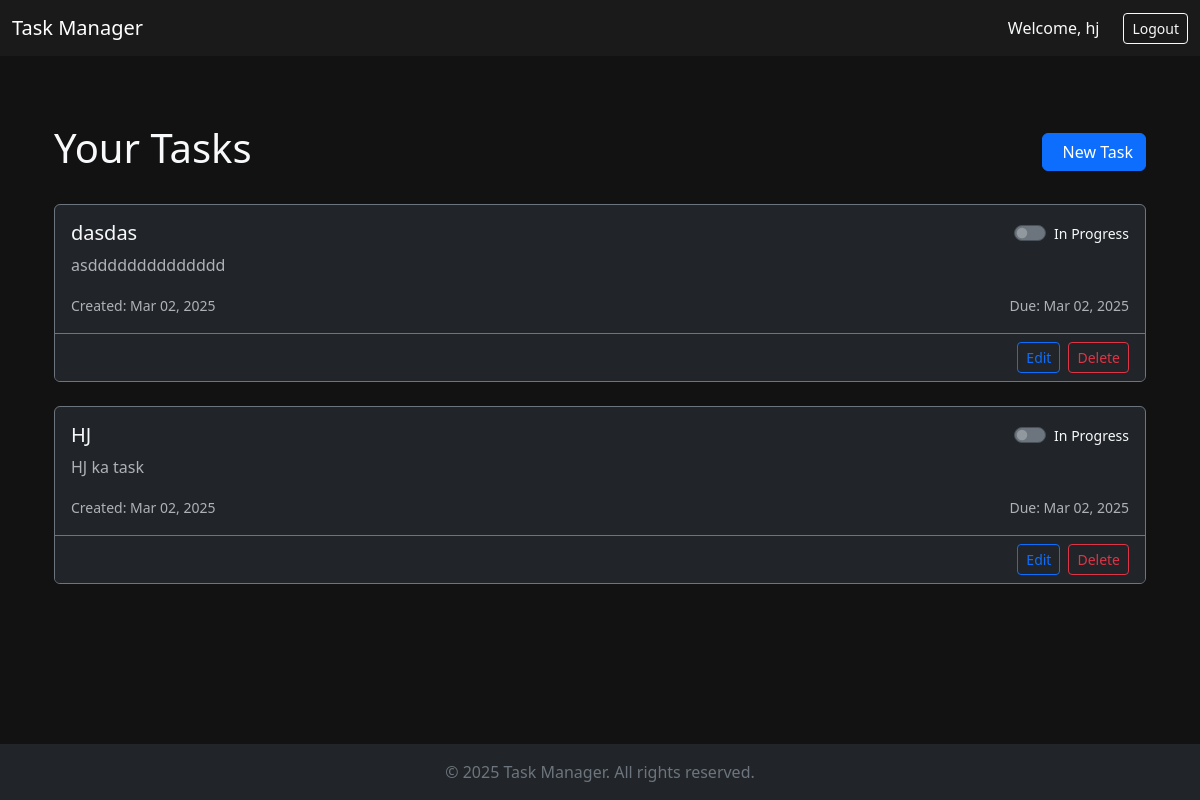
Screenshot of / (signed in) with the database file from the repository.
### task_manager/models.py (models this page shows, shortened)
class Task(models.Model):
    title = models.CharField(max_length=300)
    description = models.TextField()
    status = models.BooleanField(default=False)
    published_date = models.DateTimeField(auto_now_add=True)
    due_date = models.DateTimeField()
    owner = models.ForeignKey(User, on_delete=models.CASCADE)

### task_manager/views.py (the view)
# urls.py: path('', views.index, name='index'),
@login_required
def index(request):
    tasks = Task.objects.filter(owner=request.user).order_by('-published_date')
    context = {'tasks': tasks}
    return render(request, 'task_manager/index.html', context)

### task_manager/templates/task_manager/index.html (shortened to what this page needs)
{% extends 'task_manager/base.html' %}
{% load django_bootstrap5 %}
{% block content %}
<div class="container-lg mt-4">
    <div class="d-flex justify-content-between align-items-center mb-4">
        <h1 class="text-light">Your Tasks</h1>
        <a href="{% url 'task_manager:new_task' %}" class="btn btn-primary">
            New Task
        </a>
    </div>
    {% if tasks %}
    <div class="row g-4">
        {% for task in tasks %}
        <div class="col-12">
            <div class="card bg-dark text-light border-secondary">
                <div class="card-body">
                    <div class="d-flex justify-content-between align-items-start">
                        <div>
                            <h5 class="card-title">{{ task.title }}</h5>
                            <p class="card-text text-muted">{{ task.description }}</p>
                        </div>
                        <form action="{% url 'task_manager:update_status' task.id %}" method="POST">
                            <div class="form-check form-switch">
                                <input class="form-check-input bg-secondary" type="checkbox" role="switch"
                                    id="status-{{ task.id }}" {% if task.status %}checked{% endif %}
                                    onchange="this.form.submit()">
                                <label class="form-check-label text-light small" for="status-{{ task.id }}">
                                    {{ task.status|yesno:"Completed,In Progress" }}
                                </label>
                            </div>
                        </form>
                    </div>
                    <div class="row mt-3 text-muted">
                        <div class="col-md-6">
                            <small>Created: {{ task.published_date|date:"M d, Y" }}</small>
                        </div>
                        <div class="col-md-6 text-md-end">
                            <small>Due: {{ task.due_date|date:"M d, Y" }}</small>
                        </div>
                    </div>
                </div>
                <div class="card-footer bg-dark border-secondary">
                    <div class="d-flex gap-2 justify-content-end">
                        <a href="{% url 'task_manager:edit_task' task.id %}" class="btn btn-sm btn-outline-primary">
                            Edit
                        </a>
                        <a href="{% url 'task_manager:delete_task' task.id %}" class="btn btn-sm btn-outline-danger">
                            Delete
                        </a>
                    </div>
                </div>
            </div>
        </div>
        {% endfor %}
    </div>
    {% else %}
    <div class="alert alert-dark text-center">
        <h4 class="alert-heading">No Tasks Found</h4>
        <p>Start by creating your first task!</p>
    </div>
    {% endif %}
</div>
{% endblock content %}

### task_manager/templates/task_manager/base.html (shortened to what this page needs)
<!DOCTYPE html>
{% load django_bootstrap5 %}
<html lang="en" data-bs-theme="dark">
<head>
    {% bootstrap_css %}
</head>
<body class="d-flex flex-column">
    <nav class="navbar navbar-expand-md navbar-dark bg-dark">
        <div class="container-fluid">
            <a class="navbar-brand" href="{% url 'task_manager:index' %}">Task Manager</a>
            <div class="collapse navbar-collapse" id="navbarCollapse">
                <ul class="navbar-nav ms-auto mb-2 mb-lg-0">
                    {% if user.is_authenticated %}
                    <li class="nav-item">
                        <span class="navbar-text text-light me-3">Welcome, {{ user.username }}</span>
                    </li>
                    {% else %}
                    <li class="nav-item">
                        <a class="nav-link text-light" href="{% url 'accounts:register' %}">Sign Up</a>
                    </li>
                    {% endif %}
                </ul>
                {% if user.is_authenticated %}
                <form action="{% url 'accounts:logout' %}" method="post" class="ms-2">
                    <button type="submit" class="btn btn-outline-light btn-sm">Logout</button>
                </form>
                {% endif %}
            </div>
        </div>
    </nav>
    <main class="container-lg mt-4 flex-grow-1">
        {% block content %}{% endblock content %}
    </main>
    <footer class="bg-dark text-secondary py-3 mt-4">
        <div class="container-fluid text-center">
            <p class="mb-0">&copy; {% now "Y" %} Task Manager. All rights reserved.</p>
        </div>
    </footer>
</body>
</html>

### task_manager/templates/task_manager/base.html (style rules this page uses)
body { background-color: #121212; min-height: 100vh; display: flex; flex-direction: column; }
.navbar { background-color: #1a1a1a !important; }
main { flex: 1; padding: 20px 0; }

### rows the page displays
Task: title "dasdas", description "asdddddddddddddd", status "In Progress", published_date "Mar 02, 2025", due_date "Mar 02, 2025"
Task: title "HJ", description "HJ ka task", status "In Progress", published_date "Mar 02, 2025", due_date "Mar 02, 2025"

### other values shown
{{ user.username }} "hj"
